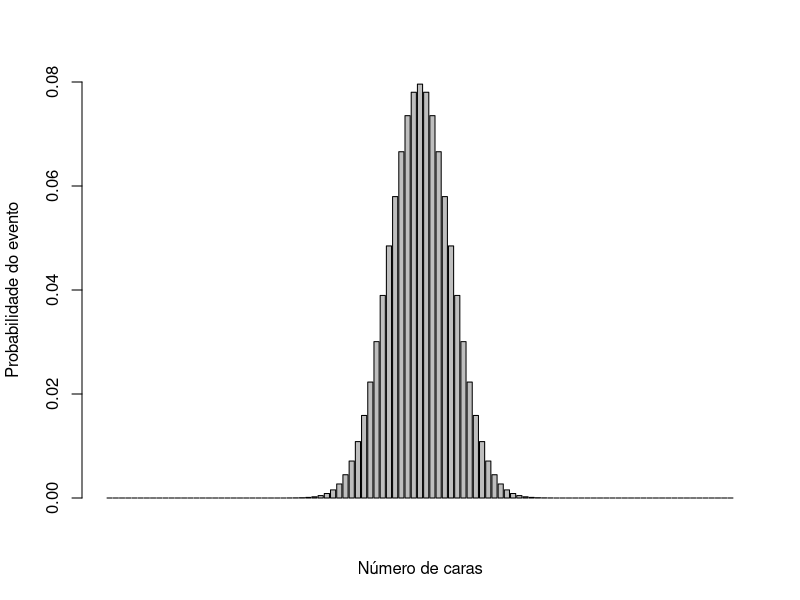
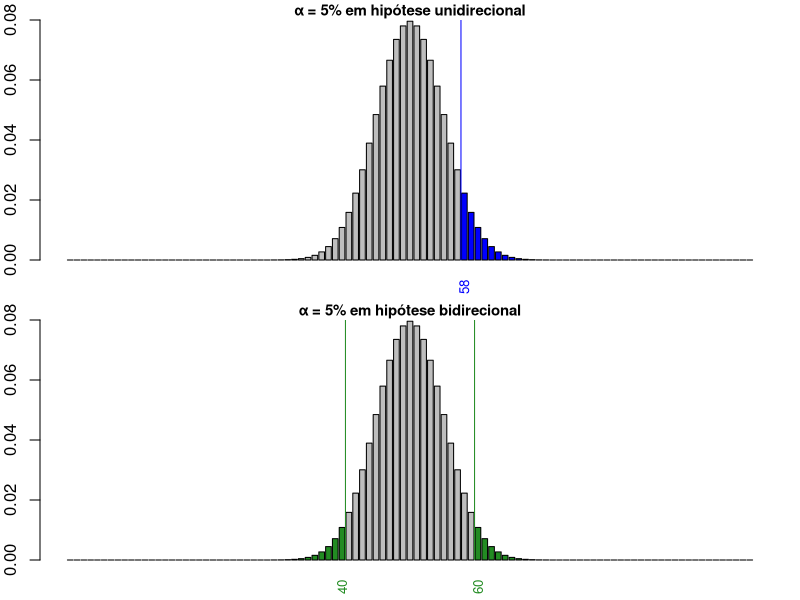

Source code (R) for these figures, in order:
aa<-barplot(dbinom(0:100, 100, 0.5), 
            beside = T, 
            ylim=c(0,0.08), 
            xlab = "N\u00FAmero de caras", 
            ylab = "Probabilidade do evento")
par(mar=c(2, 2, 1, 1))
par(mfrow=c(2,1))

cores <- c(rep("gray", 58), rep("blue", 43))
barplot(dbinom(0:100, 100, 0.5), 
        beside = T, 
        ylim=c(0,0.08), 
        xlab = "N\u00FAmero de caras", 
        ylab = "Probabilidade do evento",
        col = cores,
        main = "\u03B1 = 5% em hip\u00F3tese unidirecional",
        cex.main = .9)
abline(v = (aa[59]+aa[58])/2, col = "blue")
mtext("58", side = 1, line = 1, at = aa[59], cex = 0.8, las = 2, col = "blue")

cores2 <- c(rep("forestgreen", 41), rep("gray",19), rep("forestgreen", 41))
barplot(dbinom(0:100, 100, 0.5), 
        beside = T, 
        ylim=c(0,0.08), 
        xlab = "N\u00FAmero de caras", 
        ylab = "Probabilidade do evento",
        col = cores2,
        main = "\u03B1 = 5% em hip\u00F3tese bidirecional",
        cex.main = .9)
abline(v = c((aa[41]+aa[42])/2, (aa[61]+aa[60])/2), col = "forestgreen")
mtext(c("40", "60"), side = 1, line = 1, at = c(aa[41], aa[61]), cex = 0.8, las = 2, col = "forestgreen")


par(mfrow=c(1,1))
par(mar = c(5.1, 4.1, 4.1, 2.1))
rm(cores)
rm(cores2)
rm(aa)
